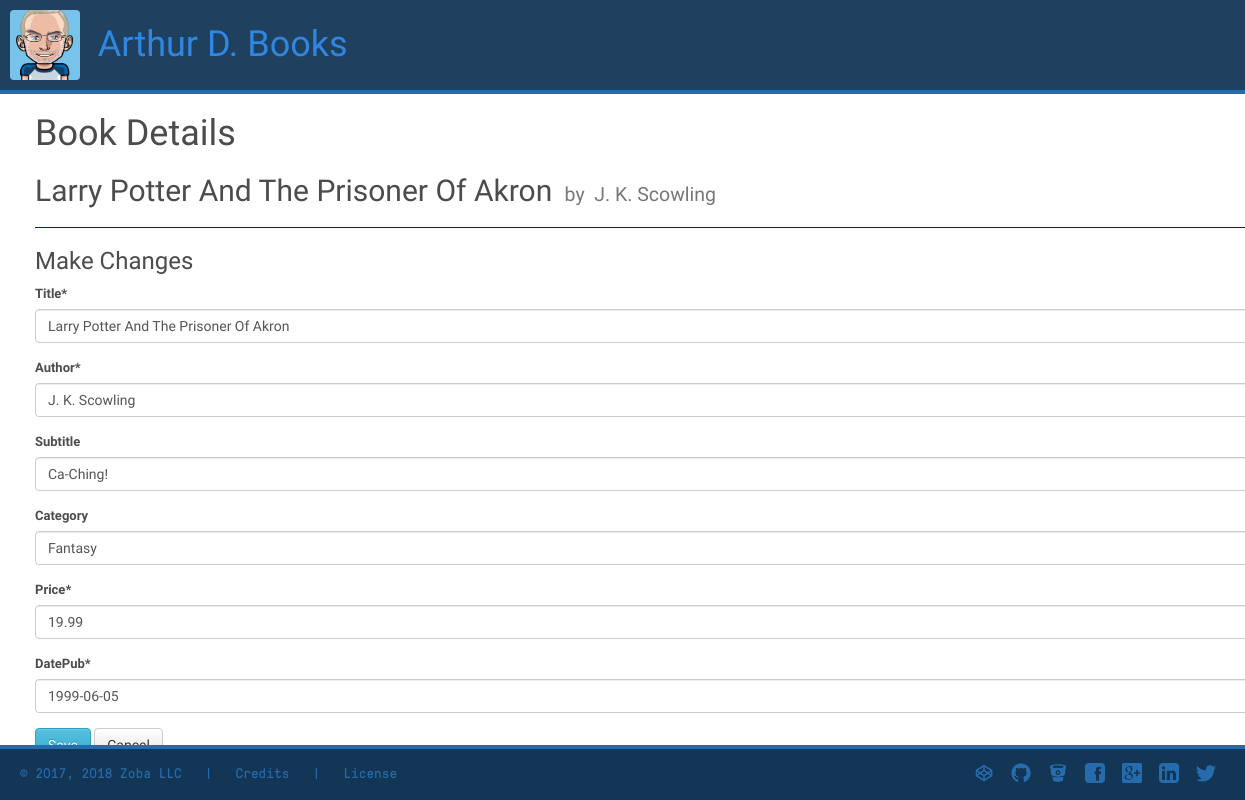
The page /books/harry-potter-and-the-pile-of-cash-1tk7/ (signed in) on the database its author committed.
### writerhome/models.py (models this page shows, shortened)
class WriterPrjAllBooks(models.Model):
    owner       = models.ForeignKey(User) # name this 'owner' so as not to confuse with User
    title       = models.CharField(max_length=128, blank=False, null=False)
    author      = models.CharField(max_length=100, blank=False, null=False)
    subtitle    = models.CharField(max_length=255, blank=True)
    category    = models.CharField(max_length=40, blank=True)
    image       = models.ImageField(max_length=255, blank=True) # requires the Pillow library
    datePub     = models.DateField(null=True, blank=False)
    price       = models.DecimalField(decimal_places=2, max_digits=5, validators=[validate_price]) # can give a list of validators
    descr       = models.TextField(max_length=2048, blank=True)
    abstract    = models.TextField(max_length=5000, blank=True)
    slug        = models.SlugField(null=True, blank=True)
    activated   = models.BooleanField(default=False)
    activation_key = models.CharField(max_length=120, blank=True, null=True)
    objects = WriterPrjAllBooksManager()  # adds to Model.objects.all()

### writerhome/views.py (the view, shortened to what this page needs)
# urls.py: url(r'^(?P<slug>[\w-]+)/$', BookUpdateView.as_view(), name='detail'), # changed from BookDetailView to BookUpdateView, using just one now
class BookUpdateView(LoginRequiredMixin, UpdateView):
    form_class = WriterPrjAllBooksCreateForm
    template_name = 'writerhome/detail-update.html' # new to be able to view detail and update at the same time
    login_url = '/login/'  # add this for the login mixin - MOVED TO BASE.PY SETTINGS FILE
    def get_context_data(self, *args, **kwargs):
        context = super(BookUpdateView, self).get_context_data(*args, **kwargs)
        context['title'] = 'Update Book'
        return context
    def get_queryset(self):
        return WriterPrjAllBooks.objects.filter(owner=self.request.user)

### writerhome/forms.py (shortened to what this page needs)
class WriterPrjAllBooksCreateForm(forms.ModelForm):
    class Meta:
        model = WriterPrjAllBooks
        fields = [
            'title',
            'author',
            'subtitle',
            'category',
            'price',
            'datePub'
        ]

### writerhome/models.py (called while the page is built)
    def get_queryset(self):
        return WriterPrjAllBooksQuerySet(self.model, using=self._db)  # using same db

### writerhome/templates/writerhome/detail-update.html (shortened to what this page needs)
{% extends "base.html" %}
{% block content %}
<h1>Book Details</h1>
<h2>{{ form.instance.title }} <small> &nbsp;by&nbsp; {{ form.instance.author }} </small></h2>
<hr style="border-color: #00f;">
<h3>Make Changes</h3>
{% include 'snippets/form-snippet.html' with form=form %}
<br />
<br />
{% endblock %}

### templates/snippets/form-snippet.html (shortened to what this page needs)
{% load crispy_forms_tags %}
<form method='POST'> {% csrf_token %}
    {{ form|crispy }}
    <button class="btn btn-info" type='submit'>Save</button>
    <button class="btn btn-default" name='cancel' type='submit'>Cancel</button>
</form>

### static/css/custom.css (style rules this page uses)
html { box-sizing: border-box; }
*, *:before, *:after { box-sizing: inherit; }
body, html { height: 100%; width: 100%; padding: 0; margin: 0; }
body { font-family: 'Quicksand', sans-serif; font-weight: 500; font-size: 13px; color: #4c4c4c; line-height: 20px; margin: 0px; padding: 0px; overflow-x: hidden !important; }
#scroll-wrap > h2 { width: 100%; }

### static/css/booklist.css (style rules this page uses)
body { overflow: scroll; overflow-x: hidden; }

### rows shown on the page
WriterPrjAllBooks: instance "Larry Potter And The Prisoner Of Akron", instance.author "J. K. Scowling", title "Larry Potter And The Prisoner Of Akron", author "J. K. Scowling", subtitle "Ca-Ching!", category "Fantasy", price "19.99", datePub "1999-06-05"
